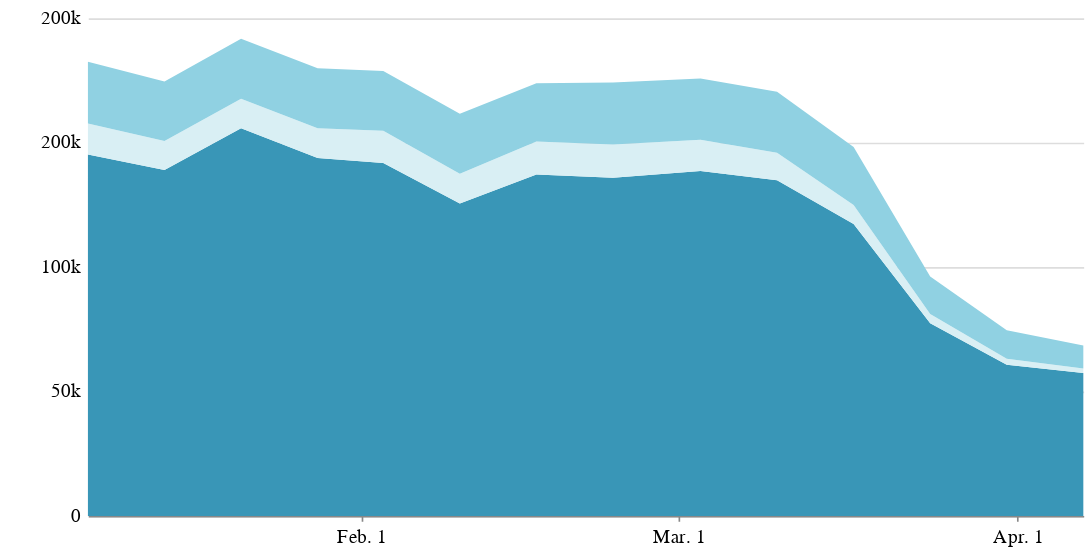

Notebook source saved alongside this figure:
### Code cell
all_flights_chart_desktop = alt.Chart(flights_us_eu_global_melt).mark_area(size=4,color='#006D8F').encode(
    x=alt.X('date:T', title='', axis=alt.Axis(grid=False, tickCount=6, format='%b. %-d')),
    y=alt.Y('flights:Q', title='', axis=alt.Axis(tickSize=0, offset=3,
                            domainOpacity=0, grid=True, tickCount=6, format='.0s'),
                             sort=alt.EncodingSortField(
                                field="location",
                                op="sum",
                                order="ascending")),
    color=alt.Color('location:N',
                   scale=alt.Scale(
            domain=['usa', 'europe', 'world'],
            range=['#90d1e2', '#d9eff4', '#3996b7']), legend=None),
).properties(width=600, height=300,
    title=''
)

all_flights_chart_desktop.configure_view(strokeOpacity=0)

### Figure 1 — Vega-Lite specification as saved in the notebook (floating-point values rounded to 4 significant figures)
{"config": {"view": {"width": 800, "height": 450, "strokeOpacity": 0}, "background": "#ffffff", "title": {"anchor": "start", "font": "Benton Gothic Bold, sans", "fontColor": "#000000", "fontSize": 22, "fontWeight": "normal"}, "arc": {"fill": "#82c6df"}, "area": {"fill": "#82c6df"}, "line": {"stroke": "#82c6df", "strokeWidth": 3}, "path": {"stroke": "#82c6df"}, "rect": {"fill": "#82c6df"}, "shape": {"stroke": "#82c6df"}, "bar": {"fill": "#82c6df"}, "point": {"stroke": "#82c6df"}, "symbol": {"fill": "#82c6df", "size": 30}, "axis": {"titleFont": "Benton Gothic Bold, sans", "titleFontSize": 13, "titleFontWeight": "normal", "labelFont": "Benton Gothic, sans", "labelFontSize": 11.5, "labelFontWeight": "normal"}, "axisX": {"labelAngle": 0, "labelPadding": 4, "tickSize": 3}, "axisY": {"labelBaseline": "middle", "maxExtent": 45, "minExtent": 45, "tickSize": 2, "titleAlign": "left", "titleAngle": 0, "titleX": -45, "titleY": -11}, "legend": {"titleFont": "Benton Gothic Bold, sans", "titleFontSize": 13, "titleFontWeight": "normal", "symbolType": "square", "labelFont": "Benton Gothic, sans", "labelFontSize": 11.5}, "range": {"category": ["#3580b1", "#ec8431", "#ab7fb4", "#c89d29", "#adc839", "#829eb1"], "diverging": ["#e68a4f", "#f4bb6a", "#f9e39c", "#dadfe2", "#a6b7c6", "#849eae"], "heatmap": ["#fbf2c7", "#f9e39c", "#f8d36e", "#f4bb6a", "#e68a4f", "#d15a40", "#ab4232"], "ordinal": ["#fbf2c7", "#f9e39c", "#f8d36e", "#f4bb6a", "#e68a4f", "#d15a40", "#ab4232"], "ramp": ["#fbf2c7", "#f9e39c", "#f8d36e", "#f4bb6a", "#e68a4f", "#d15a40", "#ab4232"]}}, "data": {"name": "data-c50c015538dff2baad6bbb820f2cf0f1"}, "mark": {"type": "area", "color": "#006D8F", "size": 4}, "encoding": {"color": {"type": "nominal", "field": "location", "legend": null, "scale": {"domain": ["usa", "europe", "world"], "range": ["#90d1e2", "#d9eff4", "#3996b7"]}}, "x": {"type": "temporal", "axis": {"format": "%b. %-d", "grid": false, "tickCount": 6}, "field": "date", "title": ""}, "y": {"type": "quantitative", "axis": {"domainOpacity": 0, "format": ".0s", "grid": true, "offset": 3, "tickCount": 6, "tickSize": 0}, "field": "flights", "sort": {"field": "location", "op": "sum", "order": "ascending"}, "title": ""}}, "height": 300, "title": "", "width": 600, "$schema": "https://vega.github.io/schema/vega-lite/v4.0.2.json", "datasets": {"data-c50c015538dff2baad6bbb820f2cf0f1": [{"date": "2020-01-07T00:00:00", "location": "world", "flights": 145268}, {"date": "2020-01-14T00:00:00", "location": "world", "flights": 139058}, {"date": "2020-01-21T00:00:00", "location": "world", "flights": 155799}, {"date": "2020-01-28T00:00:00", "location": "world", "flights": 143885}, {"date": "2020-02-03T00:00:00", "location": "world", "flights": 141860}, {"date": "2020-02-10T00:00:00", "location": "world", "flights": 125585}, {"date": "2020-02-17T00:00:00", "location": "world", "flights": 137222}, {"date": "2020-02-24T00:00:00", "location": "world", "flights": 135916}, {"date": "2020-03-03T00:00:00", "location": "world", "flights": 138636}, {"date": "2020-03-10T00:00:00", "location": "world", "flights": 134868}, {"date": "2020-03-17T00:00:00", "location": "world", "flights": 117324}, {"date": "2020-03-24T00:00:00", "location": "world", "flights": 77397}, {"date": "2020-03-31T00:00:00", "location": "world", "flights": 60753}, {"date": "2020-04-07T00:00:00", "location": "world", "flights": 57445}, {"date": "2020-01-07T00:00:00", "location": "europe", "flights": 12410}, {"date": "2020-01-14T00:00:00", "location": "europe", "flights": 11606}, {"date": "2020-01-21T00:00:00", "location": "europe", "flights": 11866}, {"date": "2020-01-28T00:00:00", "location": "europe", "flights": 11952}, {"date": "2020-02-03T00:00:00", "location": "europe", "flights": 12890}, {"date": "2020-02-10T00:00:00", "location": "europe", "flights": 11905}, {"date": "2020-02-17T00:00:00", "location": "europe", "flights": 13225}, {"date": "2020-02-24T00:00:00", "location": "europe", "flights": 13327}, {"date": "2020-03-03T00:00:00", "location": "europe", "flights": 12575}, {"date": "2020-03-10T00:00:00", "location": "europe", "flights": 11111}, {"date": "2020-03-17T00:00:00", "location": "europe", "flights": 7609}, {"date": "2020-03-24T00:00:00", "location": "europe", "flights": 3755}, {"date": "2020-03-31T00:00:00", "location": "europe", "flights": 2411}, {"date": "2020-04-07T00:00:00", "location": "europe", "flights": 1827}, {"date": "2020-01-07T00:00:00", "location": "usa", "flights": 24820}, {"date": "2020-01-14T00:00:00", "location": "usa", "flights": 23922}, {"date": "2020-01-21T00:00:00", "location": "usa", "flights": 24129}, {"date": "2020-01-28T00:00:00", "location": "usa", "flights": 24088}, {"date": "2020-02-03T00:00:00", "location": "usa", "flights": 24064}, {"date": "2020-02-10T00:00:00", "location": "usa", "flights": 24147}, {"date": "2020-02-17T00:00:00", "location": "usa", "flights": 23407}, {"date": "2020-02-24T00:00:00", "location": "usa", "flights": 24961}, {"date": "2020-03-03T00:00:00", "location": "usa", "flights": 24553}, {"date": "2020-03-10T00:00:00", "location": "usa", "flights": 24497}, {"date": "2020-03-17T00:00:00", "location": "usa", "flights": 23294}, {"date": "2020-03-24T00:00:00", "location": "usa", "flights": 15072}, {"date": "2020-03-31T00:00:00", "location": "usa", "flights": 11495}, {"date": "2020-04-07T00:00:00", "location": "usa", "flights": 9191}]}}
